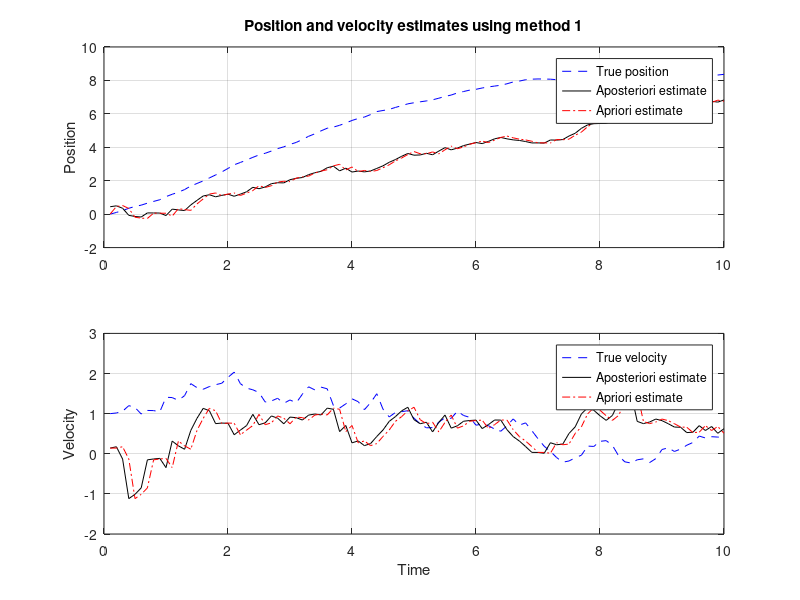
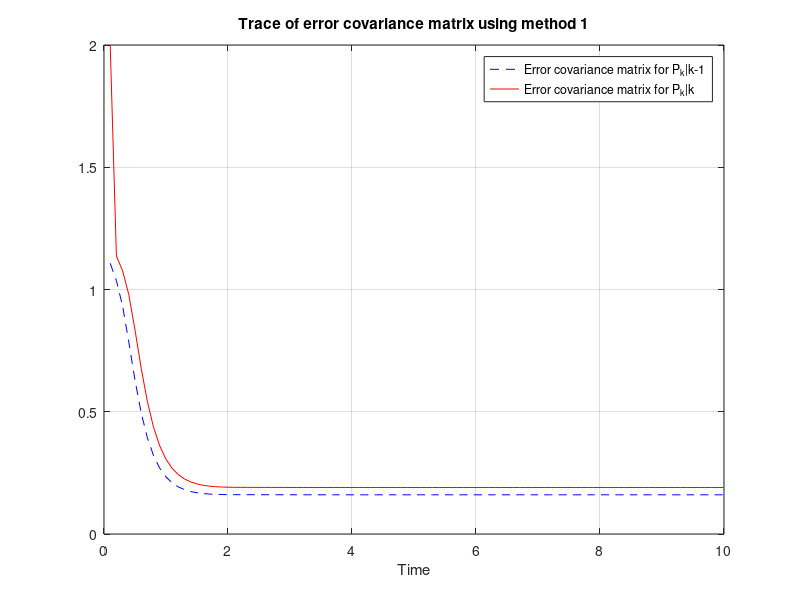
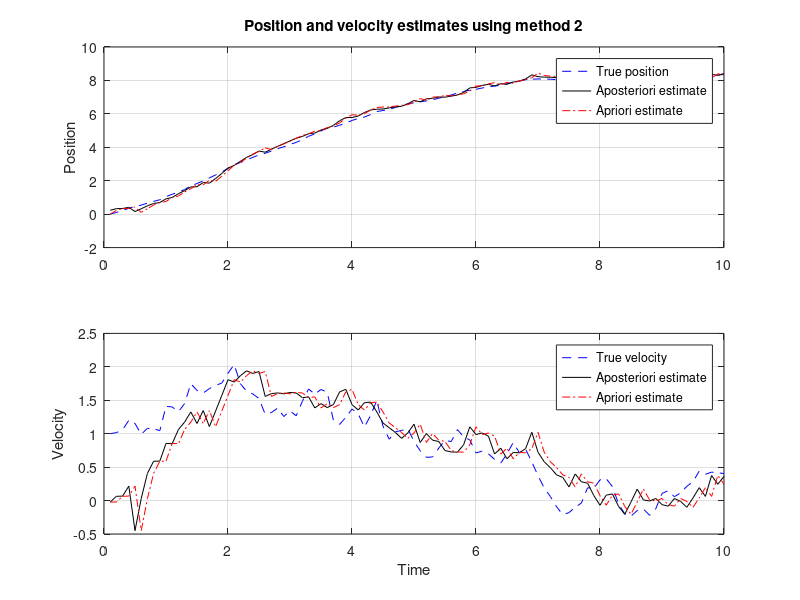
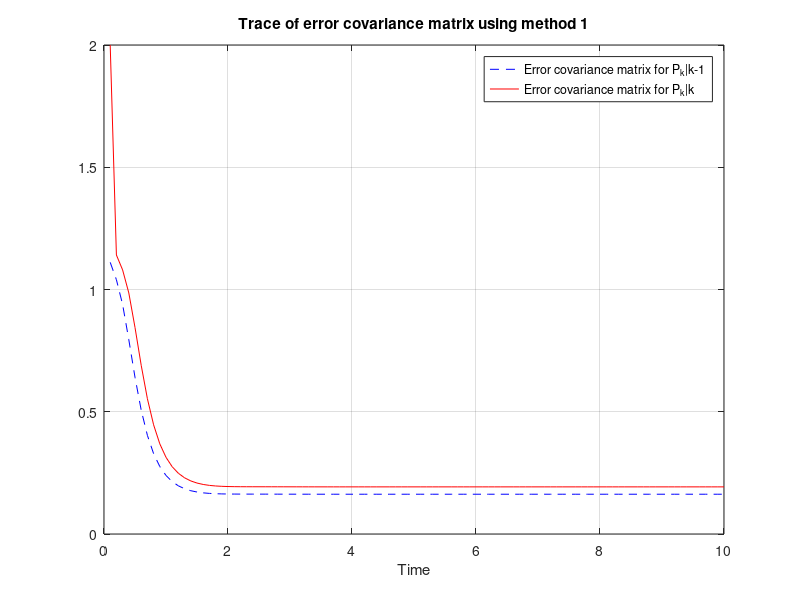

These charts were generated, in order, by the following MATLAB code:
clear all

T = 0.1;
q = 0.2;
runtime = 10;
amount = runtime/T;
sigma1 = 0.2;
sigma2 = 0.3;
C1 = [1 0];
C2 = [1 0];
Cm1 = [C1; C2];  % C matrix for method 1.
Cm2 = C1+C2;  % C matrix for method 2.

Q = [T^3/3 T^2/2; T^2/2 T]*q;
A = [1 T; 0 1];
B = [0 0]';
R1 = Q;
R2_1 = [sigma1 0; 0 sigma2]; %R2 for method 1
R2_2 = sigma1 + sigma2;  %R2 for method 2
%--------------------------------------------------------------------------
%Q1

x=zeros([2 amount]);
x(:,1)=[0  1]';  % Initial state vector 

%simulation of system
for i = 1:amount
   x(:,i+1)=A*x(:,i)+sqrt(R1)*randn(2,1);
   y(:,i)= Cm1*x(:,i)+sqrt(R2_1)*randn(2,1);
  
end;

%Initiation for Kalman filter. 
mean_x = [0;0];
xk_km1=zeros([2, amount]);
xk_k=zeros([2 amount+1]);
xk_k(:,1) = (mvnrnd(mean_x, Q))'; 
Pkk=zeros([2 2 amount]);
Pkkm1=zeros([2 2 amount]);
Pkk(:,:,1)=eye(2);


% The Kalman Filter
for i = 1:amount
K=Pkk(:,:,i)*Cm1'*inv(Cm1*Pkk(:,:,i)*Cm1' + R2_1); %Kalman gain
Pkkm1(:,:,i)=Pkk(:,:,i)-Pkk(:,:,i)*Cm1'*inv(Cm1*Pkk(:,:,i)*Cm1'+R2_1)*Cm1*Pkk(:,:,i); %Covariance of aposteriori estimate
xk_km1(:,i)=xk_k(:,i)+K*(y(i)-Cm1*xk_k(:,i)); %aposteriori estimate
xk_k(:,i+1)=A*xk_km1(:,i); %apriori estimate
Pkk(:,:,i+1)=A*Pkkm1(:,:,i)*A'+R1; %covariance of apriori estimate
tracerk(i) = trace(Pkkm1(:,:,i));  %Trace of P_k|k-1
tracerk_1(i) = trace(Pkk(:,:,i));  %Trace of P_k|k
end



t = T*[1:amount];
figure(1);
subplot(211), 
plot(t,x(1,1:amount),'b--',t,xk_km1(1,1:amount),'k-',t,xk_k(1,1:amount),'r-.')
grid
legend('True position','Aposteriori estimate','Apriori estimate')
ylabel('Position')
title('Position and velocity estimates using method 1')
subplot(212), 
plot(t,x(2,1:amount),'b--',t,xk_km1(2,1:amount),'k-',t,xk_k(2,1:amount),'r-.')
grid
ylabel('Velocity')
legend('True velocity','Aposteriori estimate','Apriori estimate')
xlabel('Time')

figure(2);
plot(t,tracerk,'b--',t,tracerk_1,'r-')
grid on
title('Trace of error covariance matrix using method 1')
xlabel('Time')
legend('Error covariance matrix for P_k|k-1','Error covariance matrix for P_k|k' )
disp('The limiting values for method 1:');
disp(['Limiting value if the covariance matrix for P_k|k-1 :' , num2str(tracerk(amount))]);
disp(['Limiting value if the covariance matrix for P_k|k :' , num2str(tracerk_1(amount))]);
disp(' ');
%--------------------------------------------------------------------------
%Q2

x_2=zeros([2 amount]);
x_2(:,1)=[0  1]';  % Initial state vector 
%simulation of system

for i = 1:amount
   y_2(i)= Cm2*x(:,i)+sqrt(R2_2)*randn;  
end;

%Initiation for Kalman filter
xk_km1_2=zeros([2, amount]);
xk_k_2=zeros([2 amount+1]);
xk_k_2(:,1) = (mvnrnd(mean_x, Q))'; 
Pkk_2=zeros([2 2 amount]);
Pkkm1_2=zeros([2 2 amount]);
Pkk_2(:,:,1)=eye(2);

% The Kalman Filter
for i = 1:amount
K_2=Pkk_2(:,:,i)*Cm2'*inv(Cm2*Pkk_2(:,:,i)*Cm2' + R2_2); %Kalman gain
Pkkm1_2(:,:,i)=Pkk_2(:,:,i)-Pkk_2(:,:,i)*Cm2'*inv(Cm2*Pkk_2(:,:,i)*Cm2'+R2_2)*Cm2*Pkk_2(:,:,i); %Covariance of aposteriori estimate
xk_km1_2(:,i)=xk_k_2(:,i)+K_2*(y_2(i)-Cm2*xk_k_2(:,i)); %aposteriori estimate
xk_k_2(:,i+1)=A*xk_km1_2(:,i); %apriori estimate
Pkk_2(:,:,i+1)=A*Pkkm1_2(:,:,i)*A'+R1; %covariance of apriori estimate
tracerk_2(i) = trace(Pkkm1_2(:,:,i)); %Trace of P_k|k-1
tracerk_1_2(i) = trace(Pkk_2(:,:,i)); %Trace of P_k|k
end

t = T*[1:amount];
figure(3);
subplot(211), 
plot(t,x(1,1:amount),'b--',t,xk_km1_2(1,1:amount),'k-',t,xk_k_2(1,1:amount),'r-.')
grid
legend('True position','Aposteriori estimate','Apriori estimate')
ylabel('Position')
title('Position and velocity estimates using method 2')
subplot(212), 
plot(t,x(2,1:amount),'b--',t,xk_km1_2(2,1:amount),'k-',t,xk_k_2(2,1:amount),'r-.')
grid
ylabel('Velocity')
legend('True velocity','Aposteriori estimate','Apriori estimate')
xlabel('Time')

figure(4);
plot(t,tracerk_2,'b--',t,tracerk_1_2,'r-')
grid on
title('Trace of error covariance matrix using method 1')
xlabel('Time')
legend('Error covariance matrix for P_k|k-1','Error covariance matrix for P_k|k' )
disp('The limiting values for method 2:');
disp(['Limiting value if the covariance matrix for P_k|k-1 :' , num2str(tracerk_2(amount))]);
disp(['Limiting value if the covariance matrix for P_k|k :' , num2str(tracerk_1_2(amount))]);
disp(' ');
%--------------------------------------------------------------------------
%Q3
sigmaN = 0.25;
figure(5)
plot(t,tracerk,'b--', t,tracerk_2,'r-' )
title('Comparison between error covariance matrices in method 1 and method 2')
legend('Trace method 1' , 'Trace method 2')
xlabel('Time')

x_3=zeros([2 amount]);
x_3(:,1)=[0  1]';  % Initial state vector 

x_4=zeros([2 amount]);
x_4(:,1)=[0  1]';  % Initial state vector 
%simulation of system

n = eye(2)*sigmaN;
R2_1 = R2_1+n;
R2_2 = sigma1 + sigma2 + sigmaN;

for i = 1:amount
   y_3(:,i)= Cm1*x(:,i)+sqrt(R2_1)*randn(2,1);
   y_4(i)= Cm2*x(:,i)+sqrt(R2_2)*randn;  
end;


xk_km1_3=zeros([2, amount]);
xk_k_3=zeros([2 amount+1]);
xk_k_3(:,1) = (mvnrnd(mean_x, Q))'; 
Pkk_3=zeros([2 2 amount]);
Pkkm1_3=zeros([2 2 amount]);
Pkk_3(:,:,1)=eye(2);


% The Kalman Filter
for i = 1:amount
K_3=Pkk_3(:,:,i)*Cm1'*inv(Cm1*Pkk_3(:,:,i)*Cm1' + R2_1); %Kalman gain
Pkkm1_3(:,:,i)=Pkk_3(:,:,i)-Pkk_3(:,:,i)*Cm1'*inv(Cm1*Pkk_3(:,:,i)*Cm1'+R2_1)*Cm1*Pkk_3(:,:,i); %Covariance of aposteriori estimate
xk_km1_3(:,i)=xk_k_3(:,i)+K_3*(y_3(i)-Cm1*xk_k_3(:,i)); %aposteriori estimate
xk_k_3(:,i+1)=A*xk_km1_3(:,i); %apriori estimate
Pkk_3(:,:,i+1)=A*Pkkm1_3(:,:,i)*A'+R1; %covariance of apriori estimate
tracerk_3(i) = trace(Pkkm1_3(:,:,i));  %Trace of P_k|k-1
tracerk_1_3(i) = trace(Pkk_3(:,:,i));  %Trace of P_k|k
end


figure(6);
subplot(211), 
plot(t,x(1,1:amount),'b--',t,xk_km1_3(1,1:amount),'k-',t,xk_k_3(1,1:amount),'r-.')
grid
legend('True position','Aposteriori estimate','Apriori estimate')
ylabel('Position')
title('Position and velocity estimates using method 1*')
subplot(212), 
plot(t,x(2,1:amount),'b--',t,xk_km1_3(2,1:amount),'k-',t,xk_k_3(2,1:amount),'r-.')
grid
ylabel('Velocity')
legend('True velocity','Aposteriori estimate','Apriori estimate')
xlabel('Time')

figure(7);
plot(t,tracerk_3,'b--',t,tracerk_1_3,'r-')
grid on
title('Trace of error covariance matrix using method 1*')
xlabel('Time')
legend('Error covariance matrix for P_k|k-1','Error covariance matrix for P_k|k' )
disp('The limiting values for method 1*:');
disp(['Limiting value if the covariance matrix for P_k|k-1 :' , num2str(tracerk_3(amount))]);
disp(['Limiting value if the covariance matrix for P_k|k :' , num2str(tracerk_1_3(amount))]);
disp(' ');

%----------------------------------------------------

xk_km1_4=zeros([2, amount]);
xk_k_4=zeros([2 amount+1]);
xk_k_4(:,1) = (mvnrnd(mean_x, Q))'; 
Pkk_4=zeros([2 2 amount]);
Pkkm1_4=zeros([2 2 amount]);
Pkk_4(:,:,1)=eye(2);

% The Kalman Filter
for i = 1:amount
K_4=Pkk_4(:,:,i)*Cm2'*inv(Cm2*Pkk_4(:,:,i)*Cm2' + R2_2); %Kalman gain
Pkkm1_4(:,:,i)=Pkk_4(:,:,i)-Pkk_4(:,:,i)*Cm2'*inv(Cm2*Pkk_4(:,:,i)*Cm2'+R2_2)*Cm2*Pkk_4(:,:,i); %Covariance of aposteriori estimate
xk_km1_4(:,i)=xk_k_4(:,i)+K_4*(y_4(i)-Cm2*xk_k_4(:,i)); %aposteriori estimate
xk_k_4(:,i+1)=A*xk_km1_4(:,i); %apriori estimate
Pkk_4(:,:,i+1)=A*Pkkm1_4(:,:,i)*A'+R1; %covariance of apriori estimate
tracerk_4(i) = trace(Pkkm1_4(:,:,i));  %Trace of P_k|k-1
tracerk_1_4(i) = trace(Pkk_4(:,:,i));  %Trace of P_k|k
end

figure(8);
subplot(211), 
plot(t,x(1,1:amount),'b--',t,xk_km1_4(1,1:amount),'k-',t,xk_k_4(1,1:amount),'r-.')
grid
legend('True position','Aposteriori estimate','Apriori estimate')
ylabel('Position')
title('Position and velocity estimates using method 2*')
subplot(212), 
plot(t,x(2,1:amount),'b--',t,xk_km1_4(2,1:amount),'k-',t,xk_k_4(2,1:amount),'r-.')
grid
ylabel('Velocity')
legend('True velocity','Aposteriori estimate','Apriori estimate')
xlabel('Time')

figure(9);
plot(t,tracerk_4,'b--',t,tracerk_1_4,'r-')
grid on
title('Trace of error covariance matrix using method 2*')
xlabel('Time')
legend('Error covariance matrix for P_k|k-1','Error covariance matrix for P_k|k' )
disp('The limiting values for method 2*:');
disp(['Limiting value if the covariance matrix for P_k|k-1 :' , num2str(tracerk_4(amount))]);
disp(['Limiting value if the covariance matrix for P_k|k :' , num2str(tracerk_1_4(amount))]);
disp(' ');

figure(10)
plot(t,tracerk_3,'b--', t,tracerk_4,'r-' )
title('Comparison between error covariance matrices in method 1* and method 2*')
legend('Trace method 1' , 'Trace method 2')
xlabel('Time')